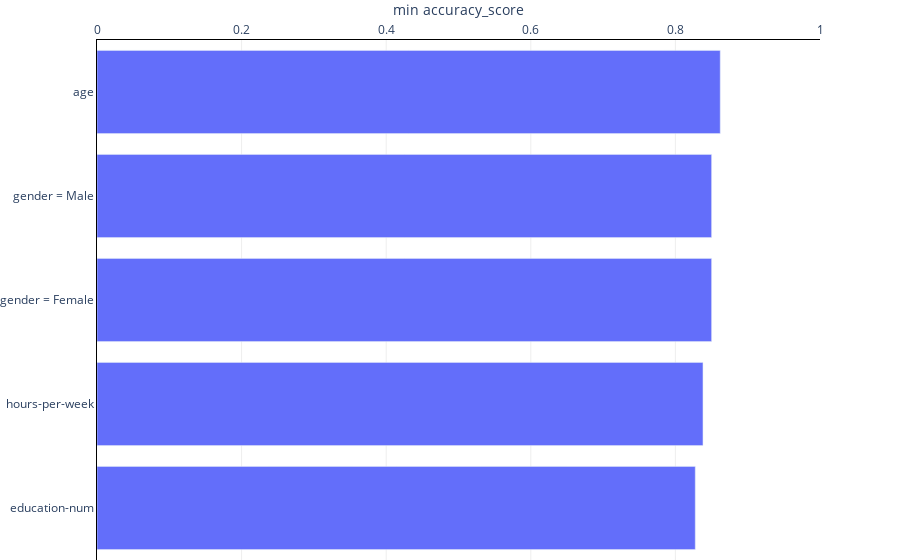

The cell this chart's notebook holds for it:
### Markdown cell above
We can also rank features by their impact on performance. Here, we want to show how bad the model can be when we make each feature's mean change:

### Code cell
explainer.plot_performance_ranking(
    X_test=X_test[['age', 'education-num', 'hours-per-week', 'gender']],
    y_test=y_test,
    y_pred=y_pred > 0.5,
    metric=metrics.accuracy_score,
    criterion='min',  # We are looking at the worst accuracy
)

### Figure 1 — Plotly figure (JSON) as saved in the notebook; plotly's stock layout.template omitted (floating-point values rounded to 4 significant figures)
{"data": [{"hoverinfo": "x", "orientation": "h", "type": "bar", "x": [0.8275, 0.8381, 0.8501, 0.8501, 0.862], "y": ["education-num", "hours-per-week", "gender = Female", "gender = Male", "age"]}], "layout": {"margin": {"b": 0, "t": 40}, "plot_bgcolor": "white", "xaxis": {"fixedrange": true, "gridcolor": "#eee", "linecolor": "black", "range": [0, 1], "showline": true, "side": "top", "title": {"text": "min accuracy_score"}, "zeroline": false}, "yaxis": {"automargin": true, "fixedrange": true, "linecolor": "black", "showline": true, "zeroline": false}}}
